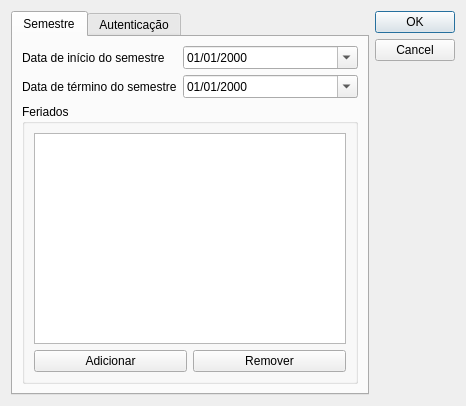
<?xml version="1.0" encoding="UTF-8"?>
<ui version="4.0">
 <author>Sedir Morais</author>
 <class>Dialog</class>
 <widget class="QDialog" name="Dialog">
  <property name="geometry">
   <rect>
    <x>0</x>
    <y>0</y>
    <width>466</width>
    <height>406</height>
   </rect>
  </property>
  <property name="windowTitle">
   <string>Configurações gerais</string>
  </property>
  <property name="modal">
   <bool>true</bool>
  </property>
  <layout class="QGridLayout" name="gridLayout">
   <item row="0" column="3">
    <widget class="QDialogButtonBox" name="buttonBox">
     <property name="orientation">
      <enum>Qt::Vertical</enum>
     </property>
     <property name="standardButtons">
      <set>QDialogButtonBox::Cancel|QDialogButtonBox::Ok</set>
     </property>
    </widget>
   </item>
   <item row="0" column="2">
    <widget class="QTabWidget" name="tabWidget">
     <property name="tabPosition">
      <enum>QTabWidget::North</enum>
     </property>
     <property name="tabShape">
      <enum>QTabWidget::Rounded</enum>
     </property>
     <property name="currentIndex">
      <number>0</number>
     </property>
     <widget class="QWidget" name="tab">
      <attribute name="title">
       <string>Semestre</string>
      </attribute>
      <layout class="QFormLayout" name="formLayout_2">
       <item row="0" column="0">
        <widget class="QLabel" name="label">
         <property name="text">
          <string>Data de início do semestre</string>
         </property>
        </widget>
       </item>
       <item row="0" column="1">
        <widget class="QDateEdit" name="dateEdit_inicio">
         <property name="displayFormat">
          <string>dd/MM/yyyy</string>
         </property>
         <property name="calendarPopup">
          <bool>true</bool>
         </property>
         <property name="timeSpec">
          <enum>Qt::LocalTime</enum>
         </property>
        </widget>
       </item>
       <item row="1" column="0">
        <widget class="QLabel" name="label_2">
         <property name="text">
          <string>Data de término do semestre</string>
         </property>
        </widget>
       </item>
       <item row="1" column="1">
        <widget class="QDateEdit" name="dateEdit_fim">
         <property name="inputMethodHints">
          <set>Qt::ImhPreferNumbers</set>
         </property>
         <property name="displayFormat">
          <string>dd/MM/yyyy</string>
         </property>
         <property name="calendarPopup">
          <bool>true</bool>
         </property>
        </widget>
       </item>
       <item row="2" column="0" colspan="2">
        <widget class="QGroupBox" name="groupBox">
         <property name="title">
          <string>Feriados</string>
         </property>
         <layout class="QFormLayout" name="formLayout_3">
          <item row="1" column="0" colspan="2">
           <layout class="QHBoxLayout" name="horizontalLayout">
            <item>
             <widget class="QPushButton" name="button_adicionar_feriado">
              <property name="text">
               <string>Adicionar</string>
              </property>
              <property name="flat">
               <bool>false</bool>
              </property>
             </widget>
            </item>
            <item>
             <widget class="QPushButton" name="button_remover_feriado">
              <property name="text">
               <string>Remover</string>
              </property>
             </widget>
            </item>
           </layout>
          </item>
          <item row="0" column="0" colspan="2">
           <widget class="QListWidget" name="listWidget_feriados">
            <property name="dragDropMode">
             <enum>QAbstractItemView::InternalMove</enum>
            </property>
            <property name="alternatingRowColors">
             <bool>true</bool>
            </property>
           </widget>
          </item>
         </layout>
        </widget>
       </item>
      </layout>
     </widget>
     <widget class="QWidget" name="tab_2">
      <attribute name="title">
       <string>Autenticação</string>
      </attribute>
      <layout class="QFormLayout" name="formLayout">
       <item row="1" column="0">
        <widget class="QLabel" name="label_3">
         <property name="text">
          <string>Usuário</string>
         </property>
        </widget>
       </item>
       <item row="1" column="1">
        <widget class="QLineEdit" name="lineEdit_usuario"/>
       </item>
       <item row="2" column="1">
        <widget class="QLineEdit" name="lineEdit_senha">
         <property name="inputMethodHints">
          <set>Qt::ImhHiddenText|Qt::ImhNoAutoUppercase|Qt::ImhNoPredictiveText|Qt::ImhSensitiveData</set>
         </property>
         <property name="inputMask">
          <string/>
         </property>
         <property name="text">
          <string/>
         </property>
         <property name="echoMode">
          <enum>QLineEdit::Password</enum>
         </property>
         <property name="clearButtonEnabled">
          <bool>false</bool>
         </property>
        </widget>
       </item>
       <item row="2" column="0">
        <widget class="QLabel" name="label_4">
         <property name="text">
          <string>Senha</string>
         </property>
        </widget>
       </item>
      </layout>
     </widget>
    </widget>
   </item>
  </layout>
 </widget>
 <resources/>
 <connections>
  <connection>
   <sender>buttonBox</sender>
   <signal>accepted()</signal>
   <receiver>Dialog</receiver>
   <slot>accept()</slot>
   <hints>
    <hint type="sourcelabel">
     <x>370</x>
     <y>242</y>
    </hint>
    <hint type="destinationlabel">
     <x>157</x>
     <y>274</y>
    </hint>
   </hints>
  </connection>
  <connection>
   <sender>buttonBox</sender>
   <signal>rejected()</signal>
   <receiver>Dialog</receiver>
   <slot>reject()</slot>
   <hints>
    <hint type="sourcelabel">
     <x>396</x>
     <y>248</y>
    </hint>
    <hint type="destinationlabel">
     <x>286</x>
     <y>274</y>
    </hint>
   </hints>
  </connection>
 </connections>
</ui>
